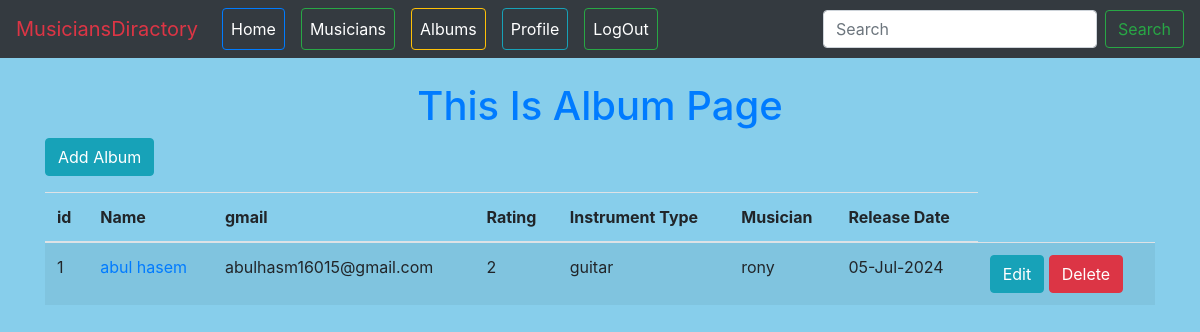
The page /Album/ (signed in) on the database its author committed.
### Album/models.py (models this page shows, shortened)
class Album(models.Model):
    name = models.CharField(max_length=100)
    musician = models.ForeignKey(Musician, on_delete=models.CASCADE, related_name='Album')
    rating = models.PositiveIntegerField(choices=[(i, str(i)) for i in range(1, 6)])
    release_date=models.DateField(default=datetime.date.today)

### Musician/models.py (models this page shows, shortened)
class Musician(models.Model):
    INSTRUMENT_CHOICES = [
        ('guitar', 'Guitar'),
        ('piano', 'Piano'),
        ('drums', 'Drums'),
        ('violin', 'Violin'),
        ('saxophone', 'Saxophone'),
    ]
    first_name = models.CharField(max_length=100)
    last_name = models.CharField(max_length=100)
    email = models.EmailField()
    phone_number = models.CharField(max_length=11)
    instrument_type = models.CharField(max_length=50, choices=INSTRUMENT_CHOICES)

### Album/views.py (the view)
# urls.py: path('', views.album_list, name='album_list'),
@login_required
def album_list(request):
    albums = Album.objects.all()
    return render(request, 'album_list.html', {'Album': albums})

### Album/templates/album_list.html (shortened to what this page needs)
{% extends 'base.html' %}
{% load static %}
{% block content %}
<h1 class="mt-4 text-center text-primary">This Is Album Page</h1>
<a href="{% url 'album_create' %}" class="btn btn-info mb-3">Add Album</a>
<table class="table table-striped">
    <thead>
        <tr>
            <th>id</th>
            <th>Name</th>
            <th>gmail</th>
            <th>Rating</th>
            <th>Instrument Type</th>
            <th>Musician</th>
            <th>Release Date</th>
        </tr>
    </thead>
    <tbody>
        {% for album in Album %}
        <tr>
            <td>{{ album.id }}</td>
            <td><a href="{% url 'musician_edit' album.musician.pk %}">{{ album.musician.first_name }} {{ album.musician.last_name }}</a></td>
            <td>{{ album.musician.email }}</td>
            <td>{{ album.rating }}</td>
            <td>{{ album.musician.instrument_type }}</td>
            <td>{{ album.name }}</td>
            <td>{{ album.release_date|date:"d-M-Y" }}</td>
            <td>
                <a href="{% url 'album_edit' album.id %}" class="btn btn-info">Edit</a>
                <a href="{% url 'album_delete' album.id %}" class="btn btn-danger">Delete</a>
            </td>
        </tr>
        {% endfor %}
    </tbody>
</table>
{% endblock %}

### rows shown on the page
Album: id "1", musician.first_name "abul", musician.last_name "hasem", musician.email "abulhasm16015@gmail.com", rating "2", musician.instrument_type "guitar", name "rony", release_date "05-Jul-2024"
